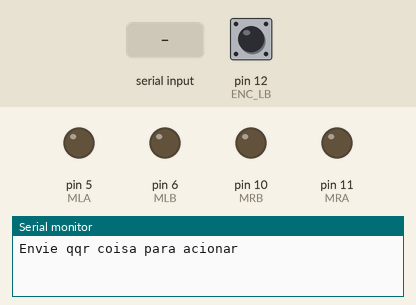
A sketch run on a simulated Arduino Uno, built with avr-gcc and run on an emulated ATmega328P. On the bench: output pins drawn as LEDs (lit = HIGH), the last lines printed to the serial monitor. Inputs (shaded band) come from the test bench; at power-on: pin 12 (ENC_LB) HIGH.

Above: at 0.9 s.
1.0 s: "1" received over Serial
At 1.4 s:
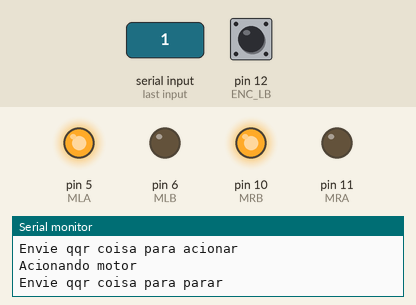
2.5 s: "0" received over Serial
At 3.8 s:
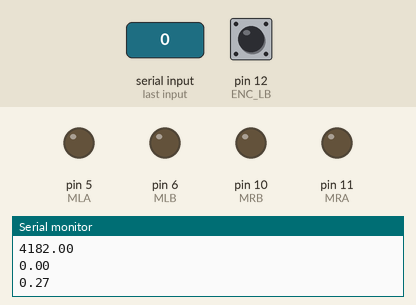
Timing chart, 0 to 5.5 s (numbered marks = the images above; inputs shaded):
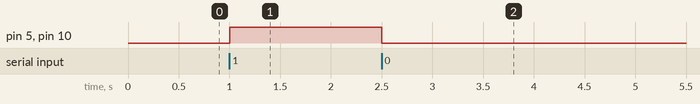

The sketch:

Teste_encoder_2_canais.ino
```cpp
#define ENC_LA               13
#define ENC_LB               12
#define MRB                  10
#define MRA                  11
#define SERVO                9
#define ENC_RA               8
#define ENC_RB               7
#define MLA                  5
#define MLB                  6


//######################################################## ENCODER

const float ppr = 4182.0;
volatile bool encAEstado, encAAnterior;
volatile long pulsos = 0;

float roda_r = 43.0/1000;

//######################################################## SETUP

unsigned long tlast;

void setup() {
  Serial.begin(115200);

  pinMode(ENC_LB, INPUT_PULLUP);
  pinMode(ENC_LA, INPUT_PULLUP);
  pinMode(MLA, OUTPUT);
  pinMode(MLB, OUTPUT);
  pinMode(MRA, OUTPUT);
  pinMode(MRB, OUTPUT);

  encAAnterior = digitalRead(ENC_LB);

  PCISetup(ENC_LB);

  Serial.println("Envie qqr coisa para acionar");

  while(Serial.available() == 0);
  Serial.print("Acionando motor\nEnvie qqr coisa para parar \n");
  while(Serial.available() != 0) Serial.read();
  pulsos = 0;
  digitalWrite(MLB, 0);
  analogWrite(MLA, 255);
  digitalWrite(MRA, 0);
  analogWrite(MRB, 255);
  tlast = millis();
}

void loop() {
  if(Serial.available() > 0)
  {
    Serial.println("Motores desligados");
    while(Serial.available() > 0) Serial.read();
    digitalWrite(MLA, 0);
    digitalWrite(MLB, 0);
    digitalWrite(MRA, 0);
    digitalWrite(MRB, 0);
    float X = float(pulsos / ppr) * (2* PI * roda_r);

    Serial.println(X);
    Serial.println(pulsos);
    Serial.println(ppr);
    Serial.println(pulsos/ppr);
    Serial.println(2*PI*roda_r);

//    Serial.println("Alinhe a roda e envie o número de voltas contadas");
//    while(Serial.available() == 0);
//    int voltas = Serial.parseInt();
//    Serial.print(pulsos/voltas);
//    Serial.println(" pulsos por volta");
//    while(1);
  }
}

void PCISetup(byte pin)
{
  *digitalPinToPCMSK(pin) |= bit (digitalPinToPCMSKbit(pin));
  PCIFR |= bit(digitalPinToPCICRbit(pin));
  PCICR |= bit(digitalPinToPCICRbit(pin));
}

ISR (PCINT0_vect) // Interrupt Service Routine dos pinos 8 a 13
{
  encAEstado = digitalRead(ENC_LB);
  bool B = digitalRead(ENC_LA);

  if(encAEstado != encAAnterior)
  {
    if(encAEstado == B)
    {
      pulsos--;
    }
    else
    {
      pulsos++;
    }
    encAAnterior = encAEstado;
  }
}
```

Measured:
- after the input at 1.0 s, pin 5 (MLA), pin 10 (MRB): LOW → HIGH at once
- after the input at 2.5 s, pin 5 (MLA), pin 10 (MRB): HIGH → LOW at once
